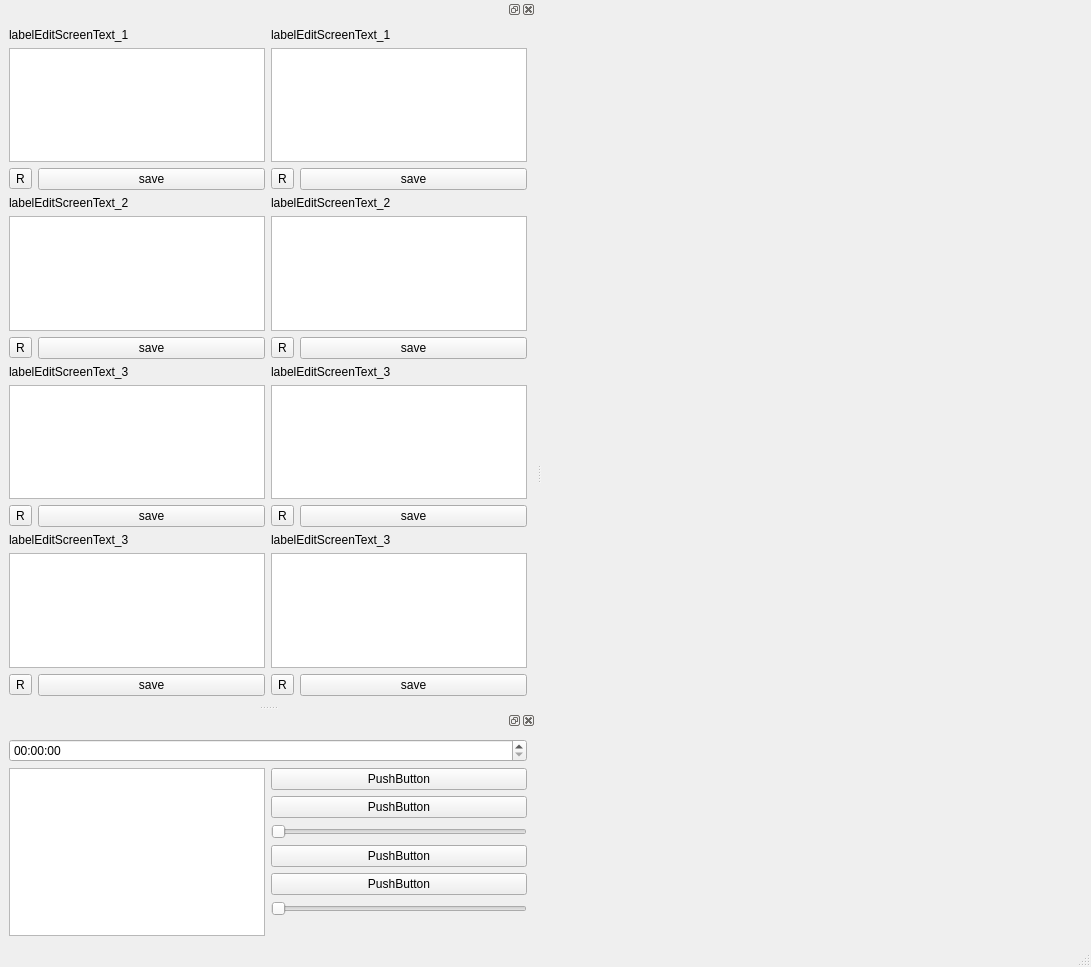
<?xml version="1.0" encoding="UTF-8"?>
<ui version="4.0">
 <class>MainWindow</class>
 <widget class="QMainWindow" name="MainWindow">
  <property name="geometry">
   <rect>
    <x>0</x>
    <y>0</y>
    <width>1091</width>
    <height>967</height>
   </rect>
  </property>
  <property name="sizePolicy">
   <sizepolicy hsizetype="Fixed" vsizetype="Preferred">
    <horstretch>0</horstretch>
    <verstretch>0</verstretch>
   </sizepolicy>
  </property>
  <property name="windowTitle">
   <string>MainWindow</string>
  </property>
  <property name="layoutDirection">
   <enum>Qt::LeftToRight</enum>
  </property>
  <widget class="QWidget" name="centralwidget">
   <property name="maximumSize">
    <size>
     <width>16777215</width>
     <height>300</height>
    </size>
   </property>
   <layout class="QGridLayout" name="gridLayout"/>
  </widget>
  <widget class="QMenuBar" name="menubar">
   <property name="geometry">
    <rect>
     <x>0</x>
     <y>0</y>
     <width>1091</width>
     <height>26</height>
    </rect>
   </property>
  </widget>
  <widget class="QStatusBar" name="statusbar"/>
  <widget class="QDockWidget" name="dockWidgetTextBlocks">
   <attribute name="dockWidgetArea">
    <number>1</number>
   </attribute>
   <widget class="QWidget" name="DockWidgetContent">
    <layout class="QGridLayout" name="gridLayout_2">
     <item row="0" column="0">
      <layout class="QGridLayout" name="gridLayout_4">
       <item row="0" column="0">
        <widget class="QLabel" name="labelEditscreen_1">
         <property name="text">
          <string>labelEditScreenText_1</string>
         </property>
        </widget>
       </item>
       <item row="1" column="0">
        <widget class="QPlainTextEdit" name="plainTextEdit_1"/>
       </item>
       <item row="2" column="0">
        <layout class="QFormLayout" name="formLayout_1">
         <property name="fieldGrowthPolicy">
          <enum>QFormLayout::AllNonFixedFieldsGrow</enum>
         </property>
         <item row="0" column="0">
          <widget class="QToolButton" name="refreshButtonEditbox_1">
           <property name="text">
            <string>R</string>
           </property>
          </widget>
         </item>
         <item row="0" column="1">
          <widget class="QPushButton" name="SaveButtonText_1">
           <property name="text">
            <string>save</string>
           </property>
          </widget>
         </item>
        </layout>
       </item>
       <item row="3" column="0">
        <widget class="QLabel" name="labelEditscreen_2">
         <property name="text">
          <string>labelEditScreenText_2</string>
         </property>
        </widget>
       </item>
       <item row="4" column="0">
        <widget class="QPlainTextEdit" name="plainTextEdit_2"/>
       </item>
       <item row="5" column="0">
        <layout class="QFormLayout" name="formLayout_2">
         <property name="fieldGrowthPolicy">
          <enum>QFormLayout::AllNonFixedFieldsGrow</enum>
         </property>
         <item row="0" column="0">
          <widget class="QToolButton" name="refreshButtonEditbox_2">
           <property name="text">
            <string>R</string>
           </property>
          </widget>
         </item>
         <item row="0" column="1">
          <widget class="QPushButton" name="SaveButtonText_2">
           <property name="text">
            <string>save</string>
           </property>
          </widget>
         </item>
        </layout>
       </item>
       <item row="6" column="0">
        <widget class="QLabel" name="labelEditscreen_3">
         <property name="text">
          <string>labelEditScreenText_3</string>
         </property>
        </widget>
       </item>
       <item row="7" column="0">
        <widget class="QPlainTextEdit" name="plainTextEdit_3"/>
       </item>
       <item row="8" column="0">
        <layout class="QFormLayout" name="formLayout_3">
         <property name="fieldGrowthPolicy">
          <enum>QFormLayout::AllNonFixedFieldsGrow</enum>
         </property>
         <item row="0" column="0">
          <widget class="QToolButton" name="refreshButtonEditScreen_3">
           <property name="text">
            <string>R</string>
           </property>
          </widget>
         </item>
         <item row="0" column="1">
          <widget class="QPushButton" name="SaveButtonText_3">
           <property name="text">
            <string>save</string>
           </property>
          </widget>
         </item>
        </layout>
       </item>
       <item row="9" column="0">
        <widget class="QLabel" name="labelEditscreen_4">
         <property name="text">
          <string>labelEditScreenText_3</string>
         </property>
        </widget>
       </item>
       <item row="10" column="0">
        <widget class="QPlainTextEdit" name="plainTextEdit_4"/>
       </item>
       <item row="11" column="0">
        <layout class="QFormLayout" name="formLayout_4">
         <property name="fieldGrowthPolicy">
          <enum>QFormLayout::AllNonFixedFieldsGrow</enum>
         </property>
         <item row="0" column="0">
          <widget class="QToolButton" name="refreshButtonEditbox_4">
           <property name="text">
            <string>R</string>
           </property>
          </widget>
         </item>
         <item row="0" column="1">
          <widget class="QPushButton" name="SaveButtonText_4">
           <property name="text">
            <string>save</string>
           </property>
          </widget>
         </item>
        </layout>
       </item>
      </layout>
     </item>
     <item row="0" column="1">
      <layout class="QGridLayout" name="gridLayout_5">
       <item row="0" column="0">
        <widget class="QLabel" name="labelEditscreen_9">
         <property name="text">
          <string>labelEditScreenText_1</string>
         </property>
        </widget>
       </item>
       <item row="1" column="0">
        <widget class="QPlainTextEdit" name="plainTextEdit_9"/>
       </item>
       <item row="2" column="0">
        <layout class="QFormLayout" name="formLayout_11">
         <property name="fieldGrowthPolicy">
          <enum>QFormLayout::AllNonFixedFieldsGrow</enum>
         </property>
         <item row="0" column="0">
          <widget class="QToolButton" name="refreshButtonEditbox_7">
           <property name="text">
            <string>R</string>
           </property>
          </widget>
         </item>
         <item row="0" column="1">
          <widget class="QPushButton" name="SaveButtonText_9">
           <property name="text">
            <string>save</string>
           </property>
          </widget>
         </item>
        </layout>
       </item>
       <item row="3" column="0">
        <widget class="QLabel" name="labelEditscreen_10">
         <property name="text">
          <string>labelEditScreenText_2</string>
         </property>
        </widget>
       </item>
       <item row="4" column="0">
        <widget class="QPlainTextEdit" name="plainTextEdit_10"/>
       </item>
       <item row="5" column="0">
        <layout class="QFormLayout" name="formLayout_12">
         <property name="fieldGrowthPolicy">
          <enum>QFormLayout::AllNonFixedFieldsGrow</enum>
         </property>
         <item row="0" column="0">
          <widget class="QToolButton" name="refreshButtonEditbox_8">
           <property name="text">
            <string>R</string>
           </property>
          </widget>
         </item>
         <item row="0" column="1">
          <widget class="QPushButton" name="SaveButtonText_10">
           <property name="text">
            <string>save</string>
           </property>
          </widget>
         </item>
        </layout>
       </item>
       <item row="6" column="0">
        <widget class="QLabel" name="labelEditscreen_11">
         <property name="text">
          <string>labelEditScreenText_3</string>
         </property>
        </widget>
       </item>
       <item row="7" column="0">
        <widget class="QPlainTextEdit" name="plainTextEdit_11"/>
       </item>
       <item row="8" column="0">
        <layout class="QFormLayout" name="formLayout_13">
         <property name="fieldGrowthPolicy">
          <enum>QFormLayout::AllNonFixedFieldsGrow</enum>
         </property>
         <item row="0" column="0">
          <widget class="QToolButton" name="refreshButtonEditScreen_5">
           <property name="text">
            <string>R</string>
           </property>
          </widget>
         </item>
         <item row="0" column="1">
          <widget class="QPushButton" name="SaveButtonText_11">
           <property name="text">
            <string>save</string>
           </property>
          </widget>
         </item>
        </layout>
       </item>
       <item row="9" column="0">
        <widget class="QLabel" name="labelEditscreen_12">
         <property name="text">
          <string>labelEditScreenText_3</string>
         </property>
        </widget>
       </item>
       <item row="10" column="0">
        <widget class="QPlainTextEdit" name="plainTextEdit_12"/>
       </item>
       <item row="11" column="0">
        <layout class="QFormLayout" name="formLayout_14">
         <property name="fieldGrowthPolicy">
          <enum>QFormLayout::AllNonFixedFieldsGrow</enum>
         </property>
         <item row="0" column="0">
          <widget class="QToolButton" name="refreshButtonEditbox_9">
           <property name="text">
            <string>R</string>
           </property>
          </widget>
         </item>
         <item row="0" column="1">
          <widget class="QPushButton" name="SaveButtonText_12">
           <property name="text">
            <string>save</string>
           </property>
          </widget>
         </item>
        </layout>
       </item>
      </layout>
     </item>
    </layout>
   </widget>
  </widget>
  <widget class="QDockWidget" name="dockWidgetTextBlocks_1">
   <attribute name="dockWidgetArea">
    <number>1</number>
   </attribute>
   <widget class="QWidget" name="DockWidgetContent_1">
    <layout class="QGridLayout" name="gridLayout_3">
     <item row="1" column="0">
      <layout class="QHBoxLayout" name="horizontalLayout">
       <item>
        <widget class="QListWidget" name="listWidget"/>
       </item>
       <item>
        <layout class="QVBoxLayout" name="verticalLayout_3">
         <item>
          <widget class="QPushButton" name="listWidget_Save">
           <property name="text">
            <string>PushButton</string>
           </property>
          </widget>
         </item>
         <item>
          <widget class="QPushButton" name="pushButton_1">
           <property name="text">
            <string>PushButton</string>
           </property>
          </widget>
         </item>
         <item>
          <widget class="QSlider" name="horizontalSlider_Nmap_Random">
           <property name="orientation">
            <enum>Qt::Horizontal</enum>
           </property>
          </widget>
         </item>
         <item>
          <widget class="QPushButton" name="pushButton_2">
           <property name="text">
            <string>PushButton</string>
           </property>
          </widget>
         </item>
         <item>
          <widget class="QPushButton" name="pushButton_3">
           <property name="text">
            <string>PushButton</string>
           </property>
          </widget>
         </item>
         <item>
          <widget class="QSlider" name="horizontalSlider_Inurlbr_Pages">
           <property name="orientation">
            <enum>Qt::Horizontal</enum>
           </property>
          </widget>
         </item>
         <item>
          <spacer name="horizontalSpacer">
           <property name="orientation">
            <enum>Qt::Horizontal</enum>
           </property>
           <property name="sizeHint" stdset="0">
            <size>
             <width>40</width>
             <height>20</height>
            </size>
           </property>
          </spacer>
         </item>
        </layout>
       </item>
      </layout>
     </item>
     <item row="0" column="0">
      <widget class="QTimeEdit" name="timeEdit"/>
     </item>
    </layout>
   </widget>
  </widget>
 </widget>
 <resources>
  <include location="resource/Scanner.qrc"/>
 </resources>
 <connections/>
</ui>
